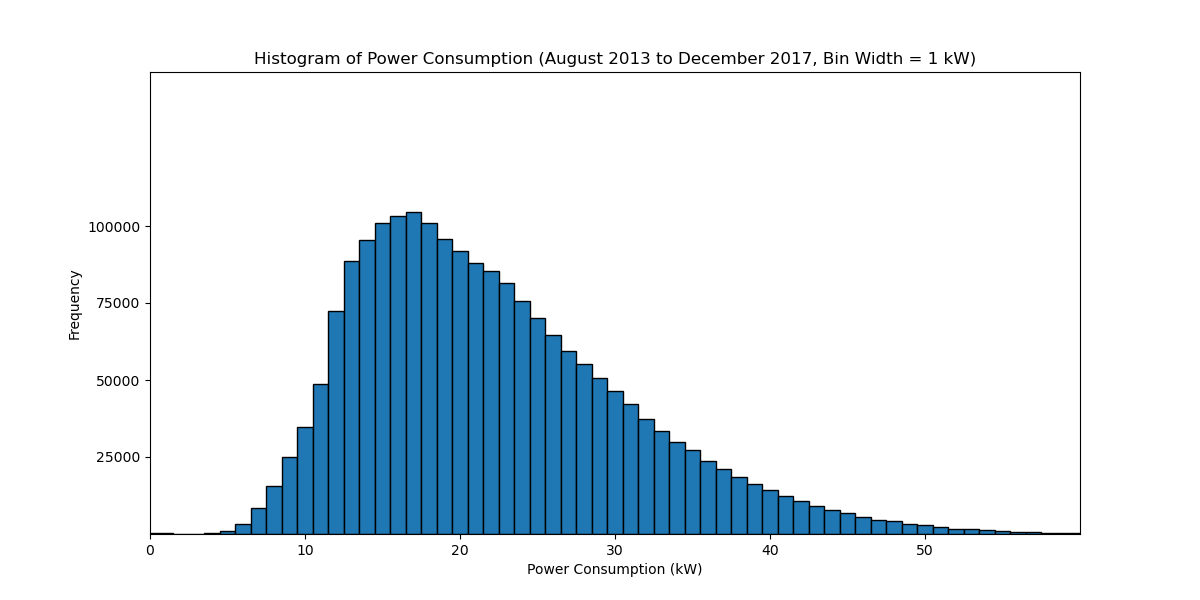

Python code for this plot:
import pandas as pd
import matplotlib.pyplot as plt
import numpy as np

file_path = r"C:\Users\91878\Downloads\energy_dataset\energy_dataset\mess_build_mains.csv"
df = pd.read_csv(file_path)
df['timestamp'] = pd.to_datetime(df['timestamp'], unit='s', utc=True)
df['timestamp'] = df['timestamp'].dt.tz_convert('Asia/Kolkata')
selected_data = df[(df['timestamp'] >= '2013-08-01') & (df['timestamp'] <= '2017-12-31')].copy()
selected_data['power_kw'] = selected_data['power'] / 1000.0

bin_edges = np.arange(int(selected_data['power_kw'].min()) - 0.5, int(selected_data['power_kw'].max()) + 1.5, 1)
plt.figure(figsize=(12, 6))
plt.hist(selected_data['power_kw'], bins=bin_edges, edgecolor='black')
plt.xticks(np.arange(0, 55, 10))
plt.yticks([25000,50000,75000,100000])
plt.xlim(0, 60)
plt.ylim(0, 150000)  
plt.xlabel('Power Consumption (kW)')
plt.ylabel('Frequency')
plt.title('Histogram of Power Consumption (August 2013 to December 2017, Bin Width = 1 kW)')
plt.show()
